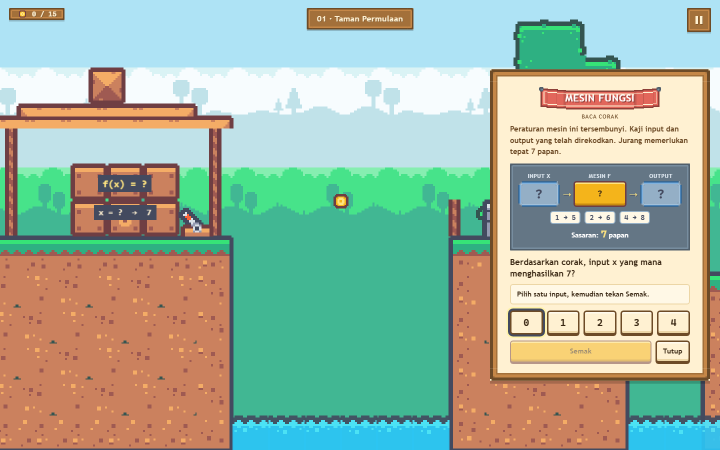
#> input picture audits/denai-levels-1-3-review/evidence-l1-desktop.png, 1440 x 900 px, given in place of v7-master-map.png, which was not available (shown at 1/2 size)
$ python gen_reference_comparison.py
#> lines starting #> are read from the running program, lines starting #| are printed output that depends on the picture
from PIL import Image, ImageDraw, ImageFont

ROOT = r"C:\laragon\www\Azza-arch"
REF = ROOT + r"\app\addmath\rooftop\docs\level-reference\v7-master-map.png"
IMPL = ROOT + r"\audits\level-v7\v7-implemented-full-map.png"
OUT = ROOT + r"\audits\level-v7\v7-reference-comparison.png"

def font(sz, bold=False):
    try:
        return ImageFont.truetype("arialbd.ttf" if bold else "arial.ttf", sz)
    except Exception:
        return ImageFont.load_default()

ref = Image.open(REF).convert("RGB")
#> ref is the input picture: PIL image 1440x900 RGB; mean R, G, B 160.5, 181.1, 161
impl = Image.open(IMPL).convert("RGB")
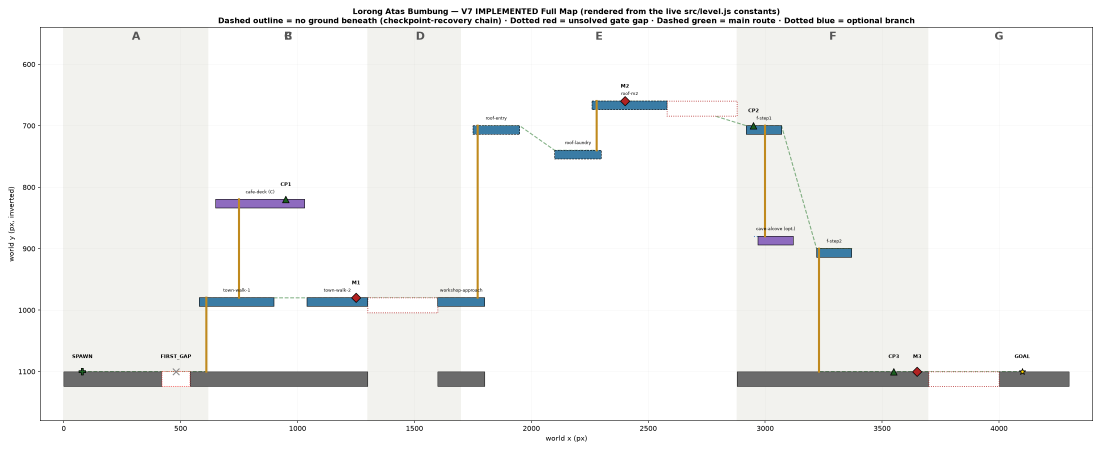
#> input picture audits/level-v7/v7-implemented-full-map.png, 3300 x 1350 px, found by its file name (shown at 1/3 size)
w = 1700
ref_r = ref.resize((w, int(ref.height * w / ref.width)))
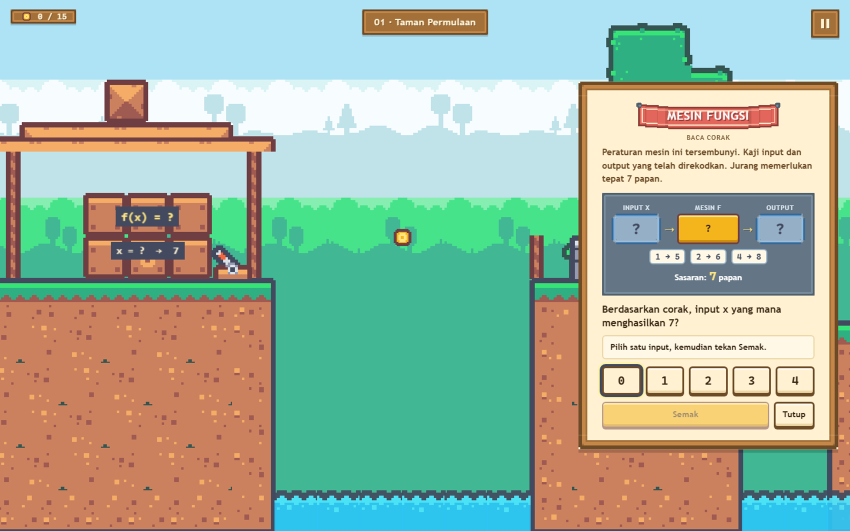
#> ref_r: PIL image 1700x1062 RGB (shown at 1/2 size); mean R, G, B 160.4, 181.1, 161
impl_r = impl.resize((w, int(impl.height * w / impl.width)))
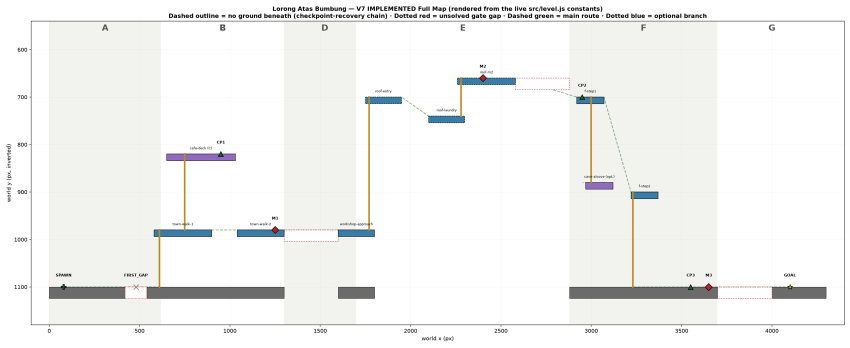
#> impl_r: PIL image 1700x695 RGB (shown at 1/2 size); mean R, G, B 243, 243.1, 241.9

pad, gap, head = 40, 30, 110
total_h = head + ref_r.height + gap + 30 + impl_r.height + pad
#> total_h = 1967
canvas = Image.new("RGB", (w + pad * 2, total_h), (255, 255, 255))
#> canvas: PIL image 1780x1967 RGB; every value is 255
d = ImageDraw.Draw(canvas)
d.text((pad, 15), "Lorong Atas Bumbung — V7 Reference vs. Implementation", fill="black", font=font(28, True))
d.text((pad, 55), "Top: docs/level-reference/v7-master-map.png (user-approved reference)  ·  Bottom: rendered from the live src/level.js constants", fill="#444", font=font(15))
canvas.paste(ref_r, (pad, head))
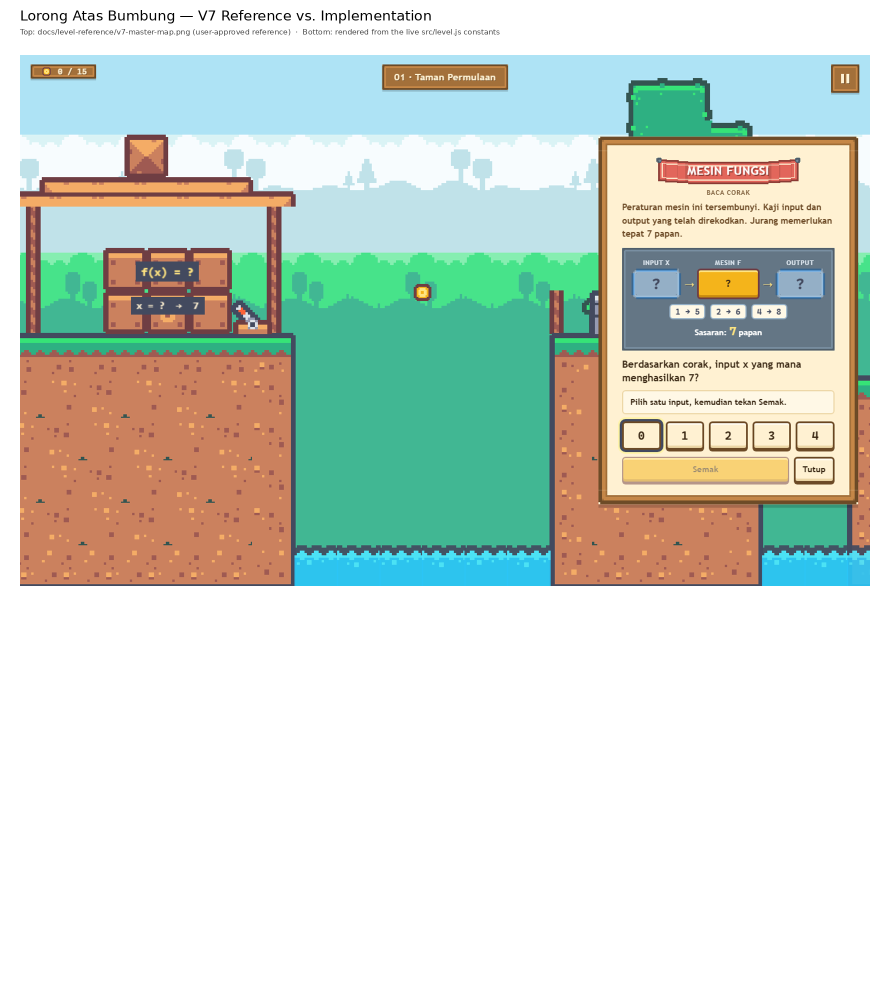
#> canvas: PIL image 1780x1967 RGB (shown at 1/2 size); mean R, G, B 205.8, 216.4, 206.1
d.text((pad, head + ref_r.height + 6), "REFERENCE (topology authority: zone order, relative tiers, M1/M2/M3 and checkpoint placement, main route A→G)", fill="#333", font=font(14, True))
canvas.paste(impl_r, (pad, head + ref_r.height + gap + 30))
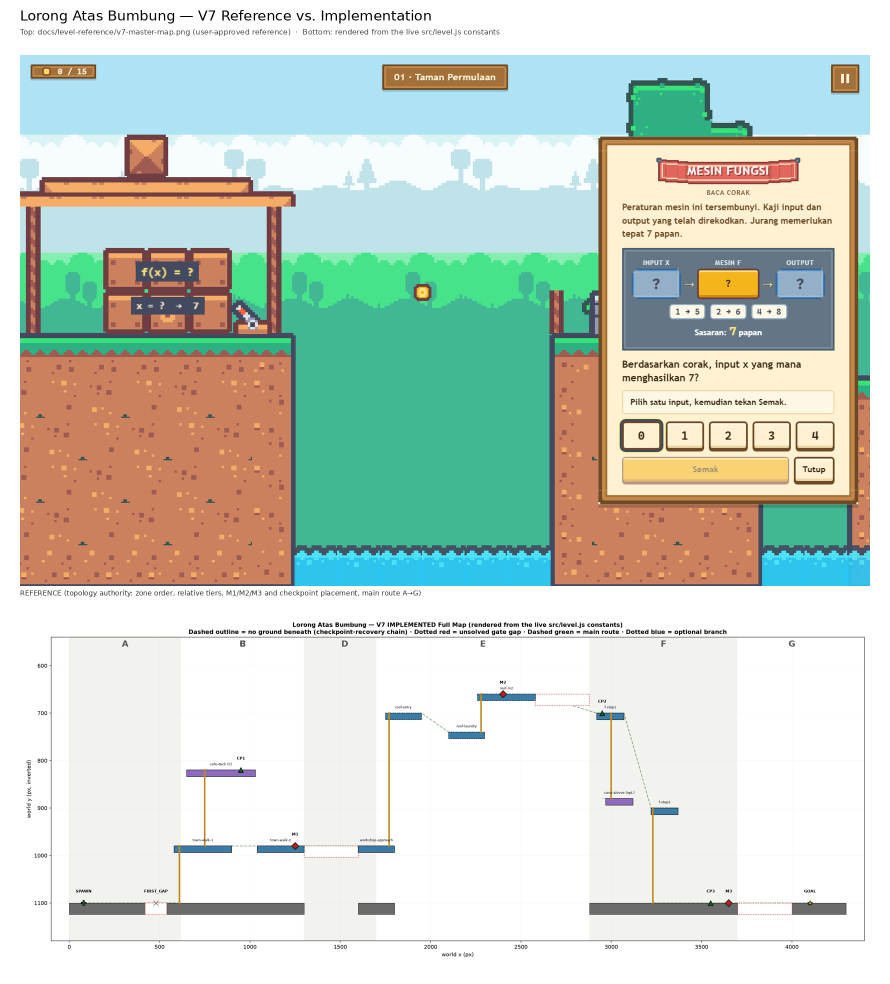
#> canvas: PIL image 1780x1967 RGB (shown at 1/2 size); mean R, G, B 201.6, 212.3, 201.5
canvas.save(OUT)
print("saved", canvas.size)
#| saved (1780, 1967)
